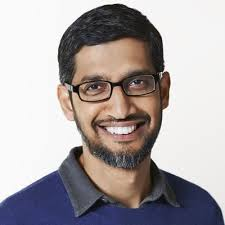
#> input picture Practical12-Project/miniproject/Ceo_image_classifier-main/UI/images/s.jpg, 225 x 225 px, found by its file name
$ jupyter execute --allow-errors Untitled.ipynb   (shell and % lines are left out)
#> lines starting #> are read from the running program, lines starting #| are printed output that depends on the picture; after the words box and inside, x2 and y2 are one past the last pixel; in counts of white or black regions, pixels touching at a corner belong together
[cell 1]
import numpy as np
import cv2
import matplotlib
from matplotlib import pyplot as plt

[cell 2]
import cv2
img = cv2.imread('./test_images\s.jpg')
#> img is the input picture: shape (225, 225, 3); mean B, G, R 164.7, 163.7, 170.5
img.shape
#> Out = (225, 225, 3)

[cell 3]
plt.imshow(img)

[cell 4]
gray = cv2.cvtColor(img, cv2.COLOR_BGR2GRAY)
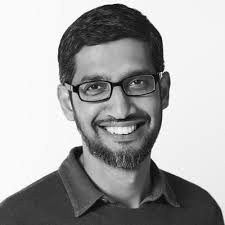
#> gray: shape (225, 225); min 0, max 255, mean 165.9
gray.shape
#> Out = (225, 225)

[cell 5]
gray

[cell 6]
plt.imshow(gray, cmap='gray')

[cell 7]
face_cascade = cv2.CascadeClassifier('./opencv/haarcascades/haarcascade_frontalface_default.xml')
eye_cascade = cv2.CascadeClassifier('./opencv/haarcascades/haarcascade_eye.xml')

faces = face_cascade.detectMultiScale(gray, 1.3, 5)
#> faces = [[49, 37, 131, 131]]
faces
#> Out = [[49, 37, 131, 131]]

[cell 8]
(x,y,w,h) = faces[0]
#> x = 49; y = 37; w = 131; h = 131
x,y,w,h
#> Out = (49, 37, 131, 131)

[cell 9]
face_img = cv2.rectangle(img,(x,y),(x+w,y+h),(255,0,0),2)
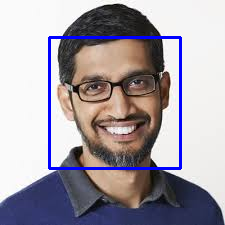
#> face_img: shape (225, 225, 3); mean B, G, R 167.1, 158.2, 164.8
plt.imshow(face_img)

[cell 10]
cv2.destroyAllWindows()
for (x,y,w,h) in faces:
    face_img = cv2.rectangle(img,(x,y),(x+w,y+h),(255,0,0),2)
    roi_gray = gray[y:y+h, x:x+w]
    roi_color = face_img[y:y+h, x:x+w]
    eyes = eye_cascade.detectMultiScale(roi_gray)
    for (ex,ey,ew,eh) in eyes:
        cv2.rectangle(roi_color,(ex,ey),(ex+ew,ey+eh),(0,255,0),2)
#> this loop made 1 pass
#> (x, y, w, h, eyes) on pass 1: (49, 37, 131, 131, [[77, 33, 23, 23], [69, 28, 39, 39]])
#> pass 1, `roi_gray = gray[y:y+h, x:x+w]`:
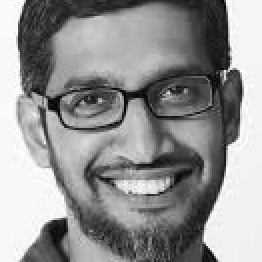
#> roi_gray: shape (131, 131) (shown 2 times larger); min 1, max 255, mean 146.2
#> pass 1, `roi_color = face_img[y:y+h, x:x+w]`:
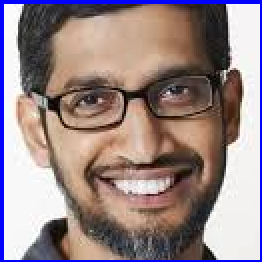
#> roi_color: shape (131, 131, 3) (shown 2 times larger); mean B, G, R 135.1, 134.1, 152
#> after the loop:
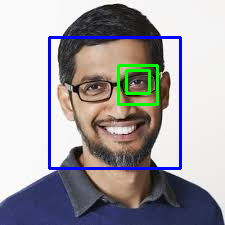
#> img: shape (225, 225, 3); 1.45% of pixels changed, all inside (x1, y1, x2, y2) = (117, 64, 159, 106)
#> after the loop:
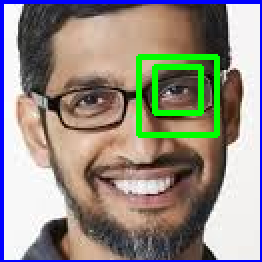
#> roi_color: shape (131, 131, 3) (shown 2 times larger); 4.29% of pixels changed, all inside (x1, y1, x2, y2) = (68, 27, 110, 69)


plt.figure()
plt.imshow(face_img, cmap='gray')
plt.show()

$ run again, with Practical12-Project/miniproject/Ceo_image_classifier-main/UI/images/a.jpg copied over Practical12-Project/miniproject/Ceo_image_classifier-main/UI/images/s.jpg
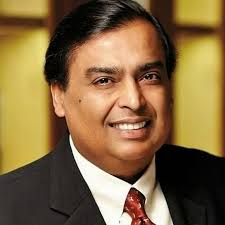
#> input picture Practical12-Project/miniproject/Ceo_image_classifier-main/UI/images/a.jpg, 225 x 225 px, found by its file name
#> img is the input picture: shape (225, 225, 3); mean B, G, R 65.2, 105.2, 132.4
#> `gray = cv2.cvtColor(img, cv2.COLOR_BGR2GRAY)`:
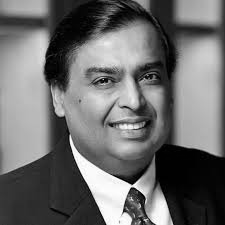
#> gray: shape (225, 225); min 0, max 255, mean 108.8
#> faces = [[60, 30, 125, 125]]
#> `(x,y,w,h) = faces[0]`: x = 60; y = 30; w = 125
#> `x,y,w,h`: Out = (60, 30, 125, 125)
#> the loop `for (x,y,w,h) in faces:` made 1 pass
#> (x, y, w, h, eyes) on pass 1: (60, 30, 125, 125, [[27, 34, 33, 33], [72, 32, 30, 30]])
#> after the loop `for (x,y,w,h) in faces:`:
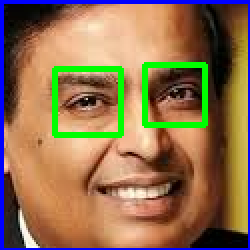
#> roi_color: shape (125, 125, 3) (shown 2 times larger); mean B, G, R 80.4, 113.5, 143.9

$ run again, with Practical12-Project/miniproject/Ceo_image_classifier-main/UI/images/e.jpg copied over Practical12-Project/miniproject/Ceo_image_classifier-main/UI/images/s.jpg
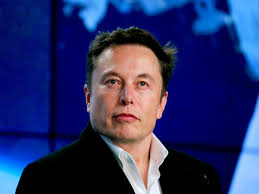
#> input picture Practical12-Project/miniproject/Ceo_image_classifier-main/UI/images/e.jpg, 259 x 194 px, found by its file name
#> img is the input picture: shape (194, 259, 3); mean B, G, R 103.1, 47.8, 40
#> `gray = cv2.cvtColor(img, cv2.COLOR_BGR2GRAY)`:
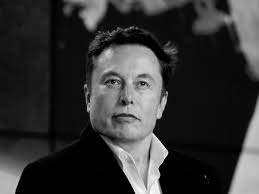
#> gray: shape (194, 259); min 0, max 253, mean 51.7
#> faces = [[84, 48, 90, 90]]
#> `(x,y,w,h) = faces[0]`: x = 84; y = 48; w = 90
#> `x,y,w,h`: Out = (84, 48, 90, 90)
#> the loop `for (x,y,w,h) in faces:` made 1 pass
#> (x, y, w, h, eyes) on pass 1: (84, 48, 90, 90, [[17, 23, 21, 21], [48, 25, 22, 22]])
#> after the loop `for (x,y,w,h) in faces:`:
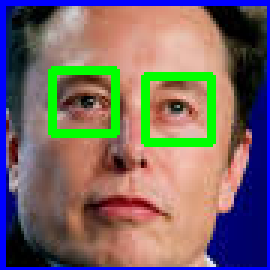
#> roi_color: shape (90, 90, 3) (shown 3 times larger); mean B, G, R 103, 103.8, 119.8
